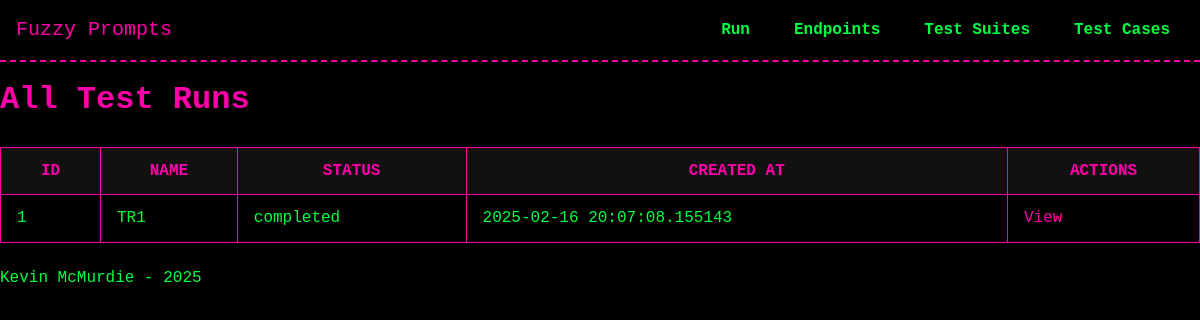
Before: /test_runs/ with the older database file.
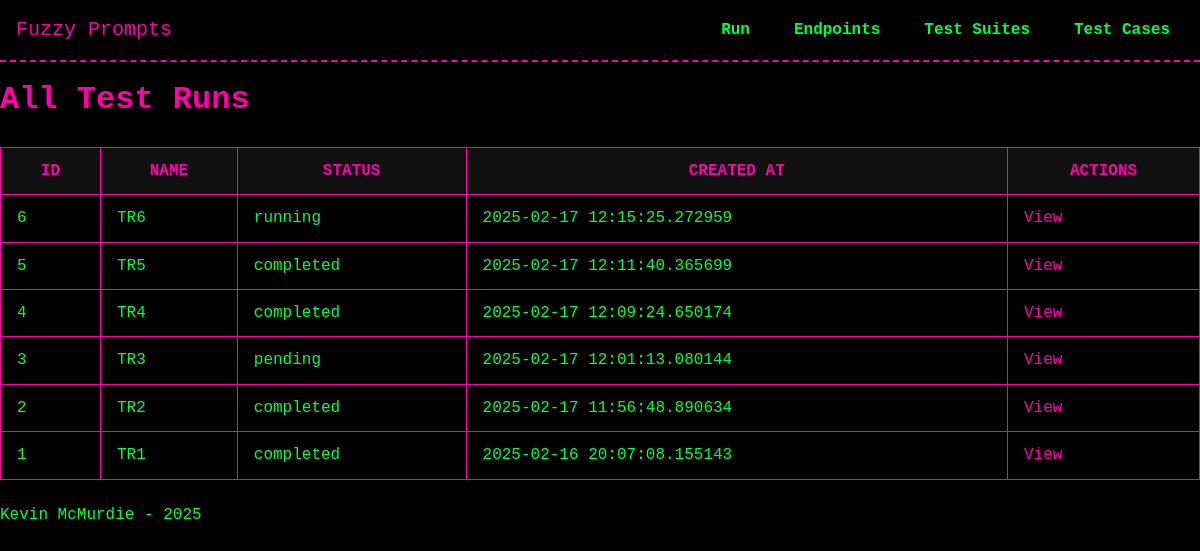
After: the same page with the newer database file.
### models/model_TestRun.py (models this page shows, shortened)
class TestRun(db.Model):
    __tablename__ = 'test_runs'
    id = db.Column(db.Integer, primary_key=True)
    name = db.Column(db.String(255), nullable=False)
    created_at = db.Column(db.DateTime, default=datetime.now)
    finished_at = db.Column(db.DateTime, nullable=True)
    status = db.Column(db.String(50), default="pending")
    transformations = db.Column(db.JSON, nullable=True)
    current_sequence = db.Column(db.Integer, default=0)
    endpoint_id = db.Column(
        db.Integer,
        db.ForeignKey("endpoints.id", ondelete="SET NULL"),
        nullable=True
    )
    endpoint = db.relationship("Endpoint", back_populates="test_runs", passive_deletes=True)
    test_suites = db.relationship('TestSuite', secondary=test_run_suites, back_populates='test_runs')
    executions = db.relationship('TestExecution', back_populates='test_run',
                               order_by='TestExecution.sequence',
                               cascade='all, delete-orphan')

### routes/test_runs.py (the view)
@test_runs_bp.route('/', methods=['GET'])
def list_test_runs():
    page = request.args.get('page', 1, type=int)
    pagination = TestRun.query.order_by(TestRun.id.desc()).paginate(page=page, per_page=10, error_out=False)
    runs = pagination.items
    return render_template('test_runs/list_test_runs.html', test_runs=runs, pagination=pagination)

### templates/test_runs/list_test_runs.html (shortened to what this page needs)
{% extends "base.html" %}
{% block head %}
  <link rel="stylesheet" href="{{ url_for('static', filename='css/tables.css') }}">
{% endblock %}
{% block content %}
<h1>All Test Runs</h1>
{% if test_runs %}
  <table>
    <thead>
      <tr>
        <th>ID</th>
        <th>Name</th>
        <th>Status</th>
        <th>Created At</th>
        <th>Actions</th>
      </tr>
    </thead>
    <tbody>
      {% for run in test_runs %}
        <tr>
          <td>{{ run.id }}</td>
          <td>{{ run.name or 'N/A' }}</td>
          <td>{{ run.status or 'pending' }}</td>
          <td>{{ run.created_at or 'N/A' }}</td>
          <td>
            <a href="{{ url_for('test_runs_bp.view_test_run', run_id=run.id) }}">View</a>
          </td>
        </tr>
      {% endfor %}
    </tbody>
  </table>
{% else %}
  <p>No test runs found.</p>
{% endif %}
{% endblock %}

### templates/base.html (shortened to what this page needs)
<!DOCTYPE html>
<html lang="en">
<head>
  <link rel="stylesheet" href="{{ url_for('static', filename='css/theme.css') }}">
  <link rel="stylesheet" href="{{ url_for('static', filename='css/navbar.css') }}">
  {% block head %}{% endblock %}
</head>
<body>
  <header>
    <nav class="navbar">
      <div class="nav-brand">
        <a href="{{ url_for('core_bp.index') }}">Fuzzy Prompts</a>
      </div>
      <ul class="nav-links">
        <li class="dropdown">
          <a href="#">Run</a>
        </li>
        <li class="dropdown">
          <a href="#">Endpoints</a>
        </li>
        <li class="dropdown">
          <a href="#">Test Suites</a>
        </li>
        <li class="dropdown">
          <a href="#">Test Cases</a>
        </li>
      </ul>
    </nav>
  </header>
  <main>
    {% block content %}{% endblock %}
  </main>
  <footer>
    <p>Kevin McMurdie - 2025</p>
  </footer>
</body>
</html>

### static/css/theme.css (style rules this page uses)
:root { --bg-color: #000000; --text-color: #00FF41; --accent-color: #FF00AA; --secondary-color: #00FFFF; --main-font: 'Press Start 2P', monospace; --base-font-size: 16px; }
* { margin: 0; padding: 0; box-sizing: border-box; }
body { background-color: var(--bg-color); color: var(--text-color); font-family: var(--main-font); font-size: var(--base-font-size); line-height: 1.4; }
a { color: var(--accent-color); text-decoration: none; }
h1, h2, h3, h4, h5, h6 { color: var(--accent-color); margin: 1rem 0 0.5rem; }

### static/css/navbar.css (style rules this page uses)
.navbar { display: flex; align-items: center; justify-content: space-between; background-color: var(--bg-color); border-bottom: 2px dashed var(--accent-color); padding: 1rem; }
.nav-brand a { color: var(--accent-color); text-decoration: none; font-size: 1.25rem; }
.nav-links { list-style: none; display: flex; gap: 1rem; }
.nav-links a { color: var(--text-color); font-weight: 600; padding: 0.5rem 0.75rem; border: 2px solid transparent; transition: border-color 0.2s; }
.nav-links li.dropdown { position: relative; }

### static/css/tables.css (style rules this page uses)
table { width: 100%; border-collapse: collapse; margin: 1.5rem 0; }
th, td { padding: 0.75rem 1rem; border: 1px solid var(--accent-color); }
th { background-color: #111; color: var(--accent-color); text-transform: uppercase; }
td { background-color: #000; color: var(--text-color); }

Changed rows visible on the page:
added TestRun: id "6", name "TR6", status "running", created_at "2025-02-17 12:15:25.272959"
added TestRun: id "5", name "TR5", status "completed", created_at "2025-02-17 12:11:40.365699"
added TestRun: id "4", name "TR4", status "completed", created_at "2025-02-17 12:09:24.650174"
added TestRun: id "3", name "TR3", status "pending", created_at "2025-02-17 12:01:13.080144"
added TestRun: id "2", name "TR2", status "completed", created_at "2025-02-17 11:56:48.890634"
